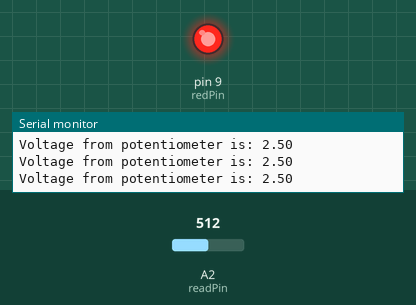
Recording of a sketch running on a simulated Arduino Uno, built with avr-gcc and run on an emulated ATmega328P. On the bench: output pins drawn as LEDs (lit = HIGH), the last lines printed to the serial monitor. Inputs (shaded band) come from the test bench; at power-on: A2 (readPin) = 512.

Above: at 1.3 s.
1.4 s: A2 (readPin) set to 601
2.9 s: A2 (readPin) set to 624
At 3.5 s:
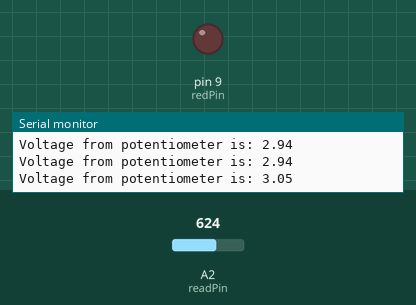
4.5 s: A2 (readPin) set to 511
At 5.7 s:
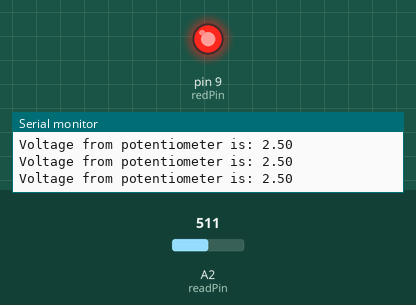
6.0 s: A2 (readPin) set to 427
7.5 s: A2 (readPin) set to 400
At 8.3 s:
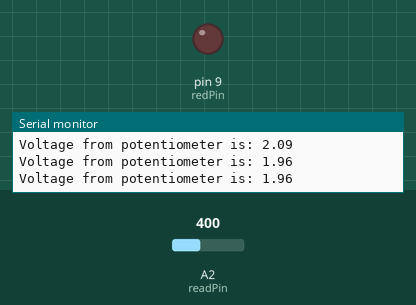
Timing chart, 0 to 10.0 s (numbered marks = the images above; inputs shaded):
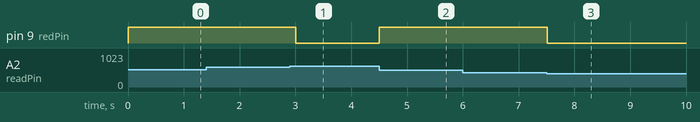

Measured:
- the behaviour switches between 613 and 614 on A2 (readPin) (found by bisection; images 0 and 1)
- the behaviour switches between 410 and 409 on A2 (readPin) (found by bisection; images 2 and 3)
- after the input at 2.9 s, pin 9 (redPin): HIGH → LOW after 0.10 s
- after the input at 4.5 s, pin 9 (redPin): LOW → HIGH at once
- after the input at 7.5 s, pin 9 (redPin): HIGH → LOW at once

The sketch:

13-understanding_if_statements.ino
```cpp
int readPin = A2;
float v2;
String voltageStr = "Voltage from potentiometer is: ";

int redPin = 9;

void setup() {
  // put your setup code here, to run once:
  pinMode(readPin, INPUT);
  pinMode(redPin, OUTPUT);
  Serial.begin(9600);
}

void loop() {
  // put your main code here, to run repeatedly:
  v2 = analogRead(readPin) * 5.0/1023.0;
  Serial.println(voltageStr + v2);

  digitalWrite(redPin, v2 >= 2 && v2 < 3 /*>= 4*/ ? HIGH : LOW);
  delay(500);
}
```
